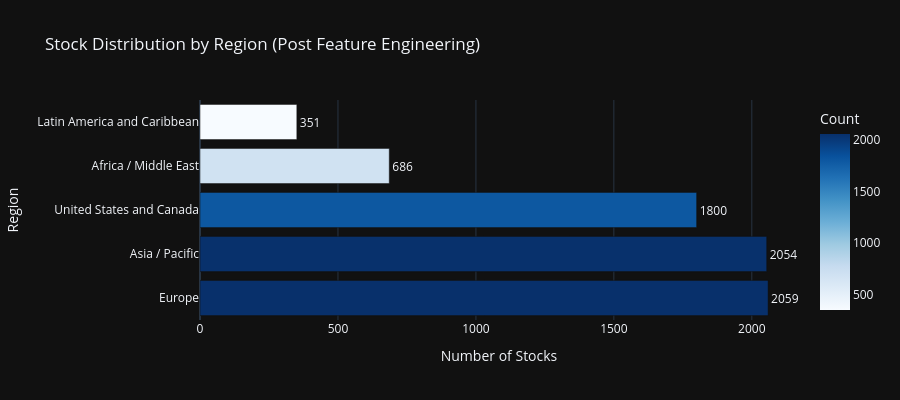
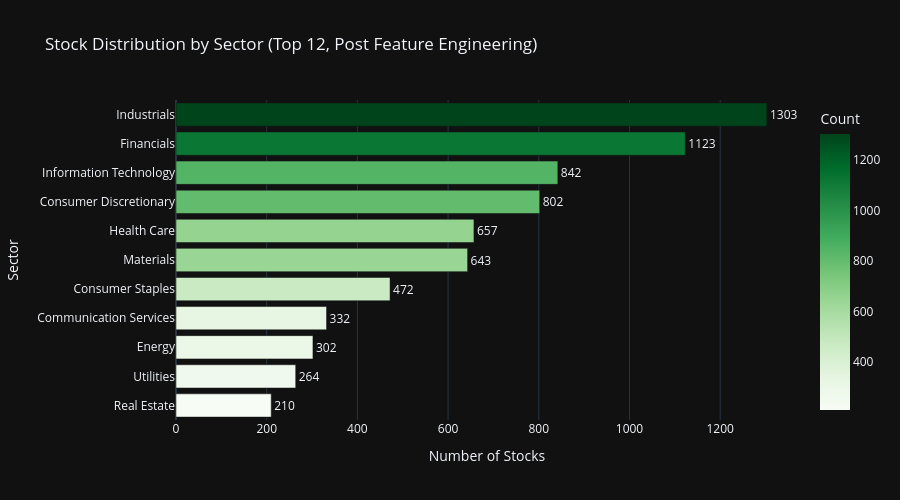
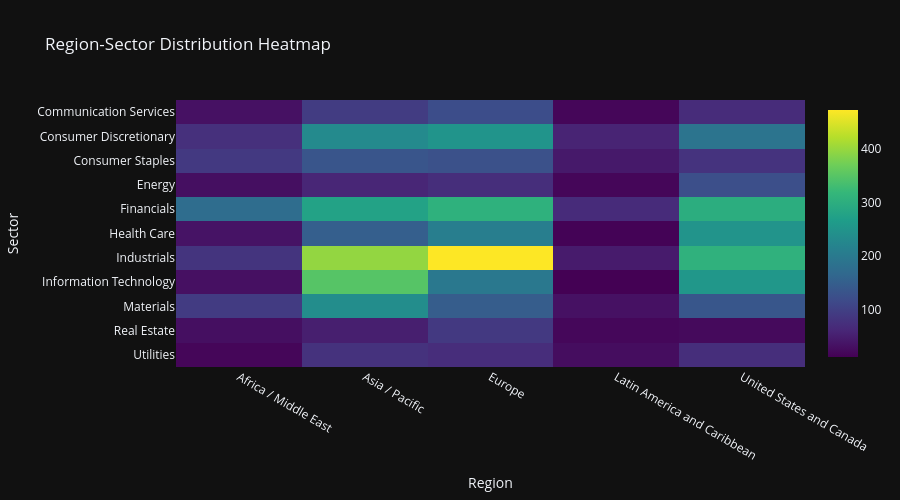

Notebook code cell kept with these figures, in order:
### Markdown cell above
## Cell 7: Region & Sector Analytics with Feature Coverage

Section 17 compliant Plotly visualizations with dark theme.
Enhanced with Phase 9.3 feature analytics by region and sector.

### Code cell
# ============================================================================
# Cell 7: Region & Sector Analytics with Feature Coverage
# ============================================================================

print('=' * 80)
print('REGION & SECTOR ANALYTICS WITH FEATURE COVERAGE')
print('=' * 80)

# Use all_stocks_features (post feature engineering) for analytics
df_analytics = all_stocks_preprocessed

# Region distribution
if 'region' in df_analytics.columns:
    region_counts = df_analytics['region'].value_counts().reset_index()
    region_counts.columns = ['Region', 'Count']
    region_counts['Percentage'] = (region_counts['Count'] / region_counts['Count'].sum() * 100).round(1)

    fig_region = px.bar(
        region_counts,
        x='Count',
        y='Region',
        orientation='h',
        title='Stock Distribution by Region (Post Feature Engineering)',
        template=PLOTLY_TEMPLATE,
        color='Count',
        color_continuous_scale='Blues',
        text='Count',
    )
    fig_region.update_traces(
        textposition='outside',
        hovertemplate='<b>%{y}</b><br>Count: %{x}<br>Percentage: %{customdata[0]:.1f}%',
        customdata=region_counts[['Percentage']].values
    )
    fig_region.update_layout(
        xaxis_title='Number of Stocks',
        yaxis_title='Region',
        height=400,
        showlegend=False,
    )
    fig_region.show()

# Sector distribution (using TOP_N_SECTORS constant)
if 'sector' in df_analytics.columns:
    sector_counts = df_analytics['sector'].value_counts().head(TOP_N_SECTORS).reset_index()
    sector_counts.columns = ['Sector', 'Count']
    sector_counts['Percentage'] = (sector_counts['Count'] / len(df_analytics) * 100).round(1)

    fig_sector = px.bar(
        sector_counts.sort_values('Count'),
        x='Count',
        y='Sector',
        orientation='h',
        title=f'Stock Distribution by Sector (Top {TOP_N_SECTORS}, Post Feature Engineering)',
        template=PLOTLY_TEMPLATE,
        color='Count',
        color_continuous_scale='Greens',
        text='Count',
    )
    fig_sector.update_traces(
        textposition='outside',
        hovertemplate='<b>%{y}</b><br>Count: %{x}<br>Percentage: %{customdata[0]:.1f}%',
        customdata=sector_counts.sort_values('Count')[['Percentage']].values
    )
    fig_sector.update_layout(
        xaxis_title='Number of Stocks',
        yaxis_title='Sector',
        height=500,
        showlegend=False,
    )
    fig_sector.show()

# Region-Sector Heatmap
if 'region' in df_analytics.columns and 'sector' in df_analytics.columns:
    cross_tab = pd.crosstab(
        df_analytics['sector'],
        df_analytics['region']
    ).head(TOP_N_SECTORS)

    fig_heatmap = px.imshow(
        cross_tab,
        title='Region-Sector Distribution Heatmap',
        template=PLOTLY_TEMPLATE,
        color_continuous_scale='Viridis',
        aspect='auto',
    )
    fig_heatmap.update_layout(
        xaxis_title='Region',
        yaxis_title='Sector',
        height=500,
    )
    fig_heatmap.show()

print('\n✓ Distribution visualizations complete')

# ============================================================================
# Feature Coverage Analytics by Region and Sector
# ============================================================================
print('\n' + '=' * 80)
print('📊 PHASE 9.3 FEATURE ANALYTICS BY REGION & SECTOR')
print('=' * 80)

# Define key Phase 9.3 features for analysis (schema-driven from PHASE93_FEATURE_CATEGORIES)
# Select representative features from each category for coverage analysis
# Define key Phase 9.3 features for analysis (schema-driven from PHASE93_FEATURE_CATEGORIES)
# Use all 6 categories comprehensively for complete coverage
key_phase93_features = (
        PHASE93_FEATURE_CATEGORIES.get('profitability', [])[:5] +  # Margins, EBITDA, EBIT, net income
        PHASE93_FEATURE_CATEGORIES.get('valuation', [])[:5] +  # P/E, P/B, EV ratios
        PHASE93_FEATURE_CATEGORIES.get('momentum', [])[:5] +  # Price changes, returns
        PHASE93_FEATURE_CATEGORIES.get('quality_risk', [])[:5] +  # Altman Z, ROE, ROA, volatility
        PHASE93_FEATURE_CATEGORIES.get('cash_flow', [])[:5] +  # CFO, FCF, CFI, CFF
        PHASE93_FEATURE_CATEGORIES.get('growth', [])  # Revenue CAGR, growth estimates (all)
)
# Map input columns to engineered feature names where applicable
feature_mapping = {
    'return_on_equity_pct_ltm': 'roe',
    'return_on_assets_roa_pct_ltm': 'roa',
    'p_e_ltm': 'p_e_ratio',
    'p_e_ntm': 'p_e_ratio',
    'ev_ebitda_ltm': 'ev_ebitda_ratio',
    'altman_z_score_ltm': 'altman_z_score',
    'price_chg_pct_1m': 'price_momentum_1m',
    'price_chg_pct_3m': 'price_momentum_3m',
}
# Build list using both raw and engineered feature names
available_phase93 = list(set([
                                 f for f in key_phase93_features if f in df_analytics.columns
                             ] + [
                                 feature_mapping.get(f, f) for f in key_phase93_features
                                 if feature_mapping.get(f, f) in df_analytics.columns
                             ]))[:12]  # Limit to 12 for visualization clarity

if available_phase93 and 'region' in df_analytics.columns:
    print(f'\n📍 Feature Coverage by Region ({len(available_phase93)} key features):')

    # Calculate non-null percentage per region for each feature
    region_coverage_data = []
    for region in df_analytics['region'].unique():
        region_df = df_analytics[df_analytics['region'] == region]
        region_count = len(region_df)

        for feat in available_phase93:
            non_null = region_df[feat].notna().sum()
            coverage_pct = (non_null / region_count * 100) if region_count > 0 else 0
            region_coverage_data.append({
                'Region': region,
                'Feature': feat,
                'Coverage %': round(coverage_pct, 1),
                'Non-Null': non_null,
                'Total': region_count
            })

    region_coverage_df = pd.DataFrame(region_coverage_data)

    # Pivot for heatmap
    region_pivot = region_coverage_df.pivot(index='Feature', columns='Region', values='Coverage %')

    fig_region_coverage = px.imshow(
        region_pivot,
        title='Phase 9.3 Feature Coverage by Region (%)',
        template=PLOTLY_TEMPLATE,
        color_continuous_scale='RdYlGn',
        zmin=0, zmax=100,
        aspect='auto',
    )
    fig_region_coverage.update_layout(
        xaxis_title='Region',
        yaxis_title='Feature',
        height=500,
    )
    fig_region_coverage.show()

if available_phase93 and 'sector' in df_analytics.columns:
    print(f'\n🏢 Feature Coverage by Sector (Top 10 sectors, {len(available_phase93)} key features):')

    # Get top 10 sectors by count
    top_sectors = df_analytics['sector'].value_counts().head(10).index.tolist()

    # Calculate non-null percentage per sector for each feature
    sector_coverage_data = []
    for sector in top_sectors:
        sector_df = df_analytics[df_analytics['sector'] == sector]
        sector_count = len(sector_df)

        for feat in available_phase93:
            non_null = sector_df[feat].notna().sum()
            coverage_pct = (non_null / sector_count * 100) if sector_count > 0 else 0
            sector_coverage_data.append({
                'Sector': str(sector)[:25],  # Truncate long names
                'Feature': feat,
                'Coverage %': round(coverage_pct, 1),
                'Non-Null': non_null,
                'Total': sector_count
            })

    sector_coverage_df = pd.DataFrame(sector_coverage_data)

    # Pivot for heatmap
    sector_pivot = sector_coverage_df.pivot(index='Feature', columns='Sector', values='Coverage %')

    fig_sector_coverage = px.imshow(
        sector_pivot,
        title='Phase 9.3 Feature Coverage by Sector (%)',
        template=PLOTLY_TEMPLATE,
        color_continuous_scale='RdYlGn',
        zmin=0, zmax=100,
        aspect='auto',
    )
    fig_sector_coverage.update_layout(
        xaxis_title='Sector',
        yaxis_title='Feature',
        height=600,
    )
    fig_sector_coverage.show()

# Feature statistics by region
if available_phase93 and 'region' in df_analytics.columns:
    print(f'\n📊 Key Feature Statistics by Region:')

    # Select 3 key features for detailed statistics
    stat_features = ['roe', 'price_momentum_1m', 'debt_to_equity']
    stat_features = [f for f in stat_features if f in df_analytics.columns]

    if stat_features:
        region_stats = df_analytics.groupby('region')[stat_features].agg(['mean', 'median', 'std']).round(3)
        print(region_stats.to_string())

        # Box plot for ROE by region (if available)
        if 'roe' in df_analytics.columns:
            fig_roe_region = px.box(
                df_analytics[df_analytics['roe'].notna()],
                x='region',
                y='roe',
                title='Return on Equity (ROE) Distribution by Region',
                template=PLOTLY_TEMPLATE,
                color='region',
            )
            fig_roe_region.update_layout(
                xaxis_title='Region',
                yaxis_title='ROE',
                height=450,
                showlegend=False,
            )
            fig_roe_region.show()

print('\n✓ Feature analytics by region and sector complete')

### Figure 1 — Plotly figure (JSON) as saved in the notebook; plotly's stock layout.template omitted (floating-point values rounded to 4 significant figures)
{"data": [{"hovertemplate": "<b>%{y}</b><br>Count: %{x}<br>Percentage: %{customdata[0]:.1f}%", "legendgroup": "", "marker": {"color": [2059, 2054, 1800, 686, 351], "coloraxis": "coloraxis", "pattern": {"shape": ""}}, "name": "", "orientation": "h", "showlegend": false, "text": [2059.0, 2054.0, 1800.0, 686.0, 351.0], "textposition": "outside", "x": [2059, 2054, 1800, 686, 351], "xaxis": "x", "y": ["Europe", "Asia / Pacific", "United States and Canada", "Africa / Middle East", "Latin America and Caribbean"], "yaxis": "y", "type": "bar", "customdata": [[29.6], [29.6], [25.9], [9.9], [5.1]]}], "layout": {"xaxis": {"anchor": "y", "domain": [0.0, 1.0], "title": {"text": "Number of Stocks"}}, "yaxis": {"anchor": "x", "domain": [0.0, 1.0], "title": {"text": "Region"}}, "coloraxis": {"colorbar": {"title": {"text": "Count"}}, "colorscale": [[0.0, "rgb(247,251,255)"], [0.125, "rgb(222,235,247)"], [0.25, "rgb(198,219,239)"], [0.375, "rgb(158,202,225)"], [0.5, "rgb(107,174,214)"], [0.625, "rgb(66,146,198)"], [0.75, "rgb(33,113,181)"], [0.875, "rgb(8,81,156)"], [1.0, "rgb(8,48,107)"]]}, "legend": {"tracegroupgap": 0}, "title": {"text": "Stock Distribution by Region (Post Feature Engineering)"}, "barmode": "relative", "height": 400, "showlegend": false}}

### Figure 2 — Plotly figure (JSON) as saved in the notebook; plotly's stock layout.template omitted (floating-point values rounded to 4 significant figures)
{"data": [{"hovertemplate": "<b>%{y}</b><br>Count: %{x}<br>Percentage: %{customdata[0]:.1f}%", "legendgroup": "", "marker": {"color": [210, 264, 302, 332, 472, 643, 657, 802, 842, 1123, 1303], "coloraxis": "coloraxis", "pattern": {"shape": ""}}, "name": "", "orientation": "h", "showlegend": false, "text": [210.0, 264.0, 302.0, 332.0, 472.0, 643.0, 657.0, 802.0, 842.0, 1123.0, 1303.0], "textposition": "outside", "x": [210, 264, 302, 332, 472, 643, 657, 802, 842, 1123, 1303], "xaxis": "x", "y": ["Real Estate", "Utilities", "Energy", "Communication Services", "Consumer Staples", "Materials", "Health Care", "Consumer Discretionary", "Information Technology", "Financials", "Industrials"], "yaxis": "y", "type": "bar", "customdata": [[3.0], [3.8], [4.3], [4.8], [6.8], [9.3], [9.5], [11.5], [12.1], [16.2], [18.7]]}], "layout": {"xaxis": {"anchor": "y", "domain": [0.0, 1.0], "title": {"text": "Number of Stocks"}}, "yaxis": {"anchor": "x", "domain": [0.0, 1.0], "title": {"text": "Sector"}}, "coloraxis": {"colorbar": {"title": {"text": "Count"}}, "colorscale": [[0.0, "rgb(247,252,245)"], [0.125, "rgb(229,245,224)"], [0.25, "rgb(199,233,192)"], [0.375, "rgb(161,217,155)"], [0.5, "rgb(116,196,118)"], [0.625, "rgb(65,171,93)"], [0.75, "rgb(35,139,69)"], [0.875, "rgb(0,109,44)"], [1.0, "rgb(0,68,27)"]]}, "legend": {"tracegroupgap": 0}, "title": {"text": "Stock Distribution by Sector (Top 12, Post Feature Engineering)"}, "barmode": "relative", "height": 500, "showlegend": false}}

### Figure 3 — Plotly figure (JSON) as saved in the notebook; plotly's stock layout.template omitted (floating-point values rounded to 4 significant figures)
{"data": [{"coloraxis": "coloraxis", "name": "0", "x": ["Africa / Middle East", "Asia / Pacific", "Europe", "Latin America and Caribbean", "United States and Canada"], "y": ["Communication Services", "Consumer Discretionary", "Consumer Staples", "Energy", "Financials", "Health Care", "Industrials", "Information Technology", "Materials", "Real Estate", "Utilities"], "z": [[32, 93, 120, 18, 69], [75, 231, 250, 57, 189], [89, 133, 127, 43, 80], [29, 60, 72, 18, 123], [175, 276, 306, 67, 299], [35, 150, 209, 14, 249], [81, 397, 473, 45, 307], [31, 349, 197, 11, 254], [92, 237, 146, 32, 136], [29, 50, 89, 19, 23], [18, 78, 70, 27, 71]], "type": "heatmap", "xaxis": "x", "yaxis": "y", "hovertemplate": "region: %{x}<br>sector: %{y}<br>color: %{z}<extra></extra>"}], "layout": {"xaxis": {"anchor": "y", "domain": [0.0, 1.0], "title": {"text": "Region"}}, "yaxis": {"anchor": "x", "domain": [0.0, 1.0], "autorange": "reversed", "title": {"text": "Sector"}}, "coloraxis": {"colorscale": [[0.0, "#440154"], [0.1111, "#482878"], [0.2222, "#3e4989"], [0.3333, "#31688e"], [0.4444, "#26828e"], [0.5556, "#1f9e89"], [0.6667, "#35b779"], [0.7778, "#6ece58"], [0.8889, "#b5de2b"], [1.0, "#fde725"]]}, "title": {"text": "Region-Sector Distribution Heatmap"}, "height": 500}}
